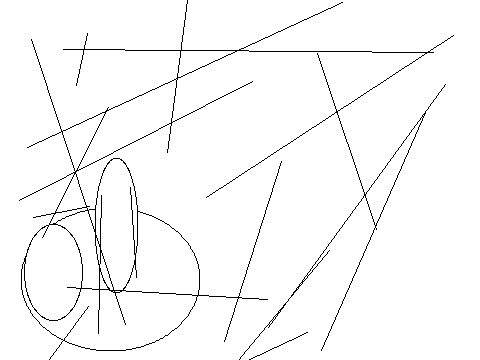

Python code for this plot:
from PIL import Image, ImageDraw
image1 = Image.new('RGB', (480, 360), '#ffffff')
draw = ImageDraw.Draw(image1)
c=[55,429,61,293]
draw.ellipse(c,'#ffffff','#000000')
c=[387,193,209,130]
draw.ellipse(c,'#ffffff','#000000')
c=[114,239,28,69]
draw.ellipse(c,'#ffffff','#000000')
c=[371,215,268,38]
draw.ellipse(c,'#ffffff','#000000')
c=[21,208,200,351]
draw.ellipse(c,'#ffffff','#000000')
c=[467,462,226,83]
draw.ellipse(c,'#ffffff','#000000')
c=[316,11,122,99]
draw.ellipse(c,'#ffffff','#000000')
c=[29,361,173,135]
draw.ellipse(c,'#ffffff','#000000')
c=[74,441,185,271]
draw.ellipse(c,'#ffffff','#000000')
c=[55,146,216,56]
draw.ellipse(c,'#ffffff','#000000')
c=[382,319,12,188]
draw.ellipse(c,'#ffffff','#000000')
c=[376,112,189,119]
draw.ellipse(c,'#ffffff','#000000')
c=[95,158,138,293]
draw.ellipse(c,'#ffffff','#000000')
c=[24,224,82,320]
draw.ellipse(c,'#ffffff','#000000')
c=[78,237,59,42]
draw.ellipse(c,'#ffffff','#000000')
c=[355,282,128,33]
draw.ellipse(c,'#ffffff','#000000')
c=[150,436,225,130]
draw.ellipse(c,'#ffffff','#000000')
c=[447,175,279,58]
draw.ellipse(c,'#ffffff','#000000')
l=[224,341,281,161]
draw.line(l,'#000000')
l=[445,84,268,327]
draw.line(l,'#000000')
l=[101,195,98,333]
draw.line(l,'#000000')
l=[433,52,63,49]
draw.line(l,'#000000')
l=[76,85,87,33]
draw.line(l,'#000000')
l=[167,152,187,0]
draw.line(l,'#000000')
l=[19,200,252,81]
draw.line(l,'#000000')
l=[31,39,125,324]
draw.line(l,'#000000')
l=[453,35,206,197]
draw.line(l,'#000000')
l=[376,229,317,53]
draw.line(l,'#000000')
l=[194,385,307,332]
draw.line(l,'#000000')
l=[108,107,42,237]
draw.line(l,'#000000')
l=[29,386,88,306]
draw.line(l,'#000000')
l=[130,187,136,277]
draw.line(l,'#000000')
l=[155,460,329,250]
draw.line(l,'#000000')
l=[27,147,342,2]
draw.line(l,'#000000')
l=[67,287,267,299]
draw.line(l,'#000000')
l=[89,206,33,217]
draw.line(l,'#000000')
l=[425,112,321,350]
draw.line(l,'#000000')
image1.save('Artist14.png')